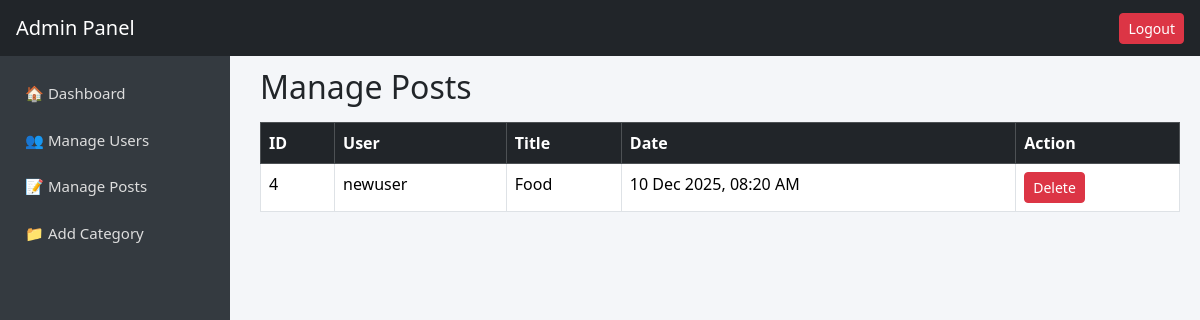
/admindashboard/admin/posts/, run on an earlier commit of the app's database.
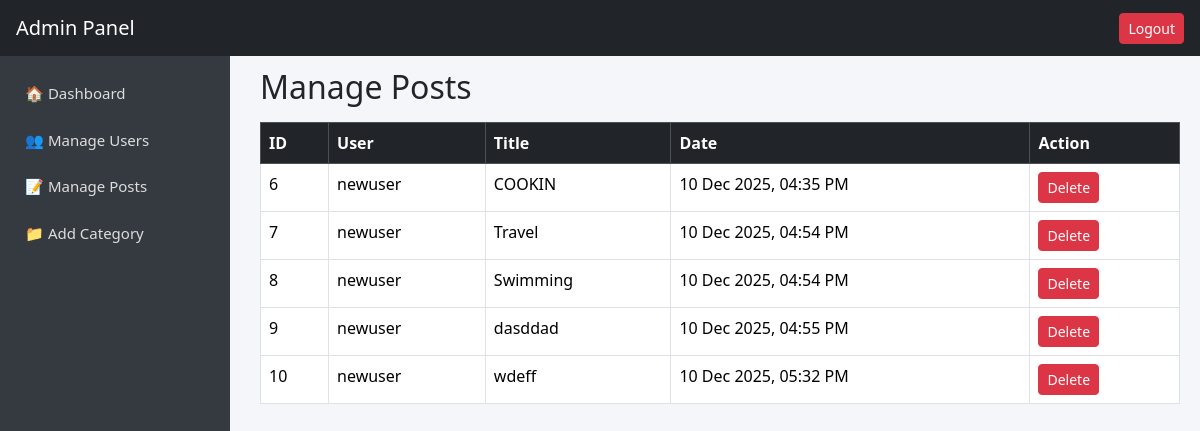
And on a later commit of the database.
### blogapp/models.py (models this page shows)
class Posts(models.Model):
    author = models.ForeignKey(User, on_delete=models.CASCADE, related_name='posts')
    title = models.CharField(max_length=200)
    content = models.TextField()
    image = models.ImageField(upload_to='post_images/', blank=True, null=True)
    category = models.ForeignKey(Category, on_delete=models.SET_NULL, null=True, blank=True)
    created_at = models.DateTimeField(auto_now_add=True)
    updated_at = models.DateTimeField(auto_now=True)
    published = models.BooleanField(default=True)

### adminapp/views.py (the view)
# urls.py: path("admin/posts/", views.admin_posts, name="admin_posts"),
def admin_posts(request):
    posts = Posts.objects.select_related('author').all()
    return render(request, 'admin/admin_posts.html', {'posts': posts})

### templates/admin/admin_posts.html (shortened to what this page needs)
{% extends "admin/admin_base.html" %}
{% block content %}
<h2 class="mb-3">Manage Posts</h2>
<table class="table table-bordered">
    <thead class="table-dark">
        <tr>
            <th>ID</th>
            <th>User</th>
            <th>Title</th>
            <th>Date</th>
            <th>Action</th>
        </tr>
    </thead>
    <tbody>
        {% for post in posts %}
        <tr>
            <td>{{ post.id }}</td>
            <td>{{ post.author.username }}</td>
            <td>{{ post.title }}</td>
            <td>{{ post.created_at|date:"d M Y, h:i A" }}</td>
            <td>
                <a href="{% url 'delete_post' post.id %}"
                   class="btn btn-danger btn-sm"
                   onclick="return confirm('Delete this post?');">
                    Delete
                </a>
            </td>
        </tr>
        {% endfor %}
    </tbody>
</table>
{% endblock %}

### templates/admin/admin_base.html (shortened to what this page needs)
<!DOCTYPE html>
<html lang="en">
<head>
    <link href="https://cdn.jsdelivr.net/npm/bootstrap@5.3.2/dist/css/bootstrap.min.css" rel="stylesheet">
    <link rel="stylesheet" href="https://cdn.jsdelivr.net/npm/bootstrap-icons@1.11.1/font/bootstrap-icons.css">
</head>
<body>
<nav class="navbar navbar-dark bg-dark px-3">
    <span class="navbar-brand">Admin Panel</span>
    <div class="ms-auto">
        <a class="btn btn-danger btn-sm" href="{% url 'logout' %}">Logout</a>
    </div>
</nav>
<div class="sidebar">
    <a href="{% url 'admin_dashboard' %}">🏠 Dashboard</a>
    <a href="{% url 'admin_users' %}">👥 Manage Users</a>
    <a href="{% url 'admin_posts' %}">📝 Manage Posts</a>
    <a href="{% url 'create_category' %}">📁 Add Category</a>
</div>
<div class="content">
    <br><br>
    {% block content %}
    {% endblock %}
</div>
</body>
</html>

### templates/admin/admin_base.html (style rules this page uses)
body { background: #f4f6f9; }
.sidebar { width: 230px; background: #343a40; height: 100vh; position: fixed; top: 0; left: 0; padding-top: 70px; }
.sidebar a { color: #ddd; padding: 12px 25px; display: block; text-decoration: none; font-size: 15px; }
.content { margin-left: 240px; padding: 20px; }
.navbar { position: fixed; top: 0; left: 0; width: 100%; z-index: 10; }

What changed in the data, as far as the page shows it:
removed Posts: id "4", author.username "newuser", title "Food", created_at "10 Dec 2025, 08:20 AM"
added Posts: id "6", author.username "newuser", title "COOKIN", created_at "10 Dec 2025, 04:35 PM"
added Posts: id "7", author.username "newuser", title "Travel", created_at "10 Dec 2025, 04:54 PM"
added Posts: id "8", author.username "newuser", title "Swimming", created_at "10 Dec 2025, 04:54 PM"
added Posts: id "9", author.username "newuser", title "dasddad", created_at "10 Dec 2025, 04:55 PM"
added Posts: id "10", author.username "newuser", title "wdeff", created_at "10 Dec 2025, 05:32 PM"
